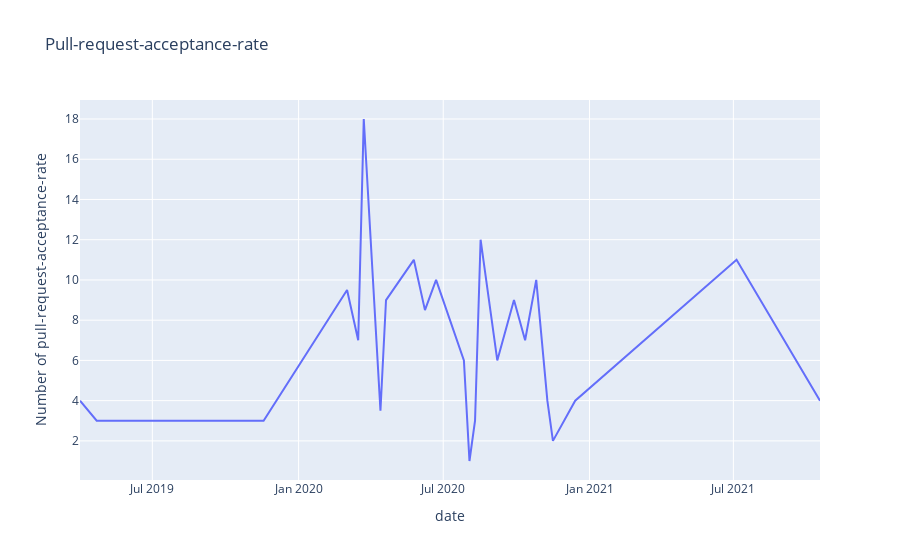

Notebook source saved alongside this figure:
### Code cell
plt.style.use('seaborn')
import plotly.express as px
r=request(url='http://augur.chaoss.io/api/unstable/repos/25440/pull-request-acceptance-rate', method='get')
e = r.json()
df=pd.DataFrame(e)
fig = px.line(df, x='date', y = 'rate',title="Pull-request-acceptance-rate")
fig.update_xaxes(title_text="date")
fig.update_yaxes(title_text="Number of pull-request-acceptance-rate")

### Figure 1 — Plotly figure (JSON) as saved in the notebook; plotly's stock layout.template omitted (floating-point values rounded to 4 significant figures)
{"data": [{"hovertemplate": "date=%{x}<br>rate=%{y}<extra></extra>", "legendgroup": "", "line": {"color": "#636efa", "dash": "solid"}, "marker": {"symbol": "circle"}, "mode": "lines", "name": "", "orientation": "v", "showlegend": false, "type": "scatter", "x": ["2019-04-01T00:00:00.000Z", "2019-04-22T00:00:00.000Z", "2019-11-18T00:00:00.000Z", "2020-03-02T00:00:00.000Z", "2020-03-16T00:00:00.000Z", "2020-03-23T00:00:00.000Z", "2020-04-13T00:00:00.000Z", "2020-04-20T00:00:00.000Z", "2020-05-25T00:00:00.000Z", "2020-06-08T00:00:00.000Z", "2020-06-22T00:00:00.000Z", "2020-07-27T00:00:00.000Z", "2020-08-03T00:00:00.000Z", "2020-08-10T00:00:00.000Z", "2020-08-17T00:00:00.000Z", "2020-09-07T00:00:00.000Z", "2020-09-28T00:00:00.000Z", "2020-10-12T00:00:00.000Z", "2020-10-26T00:00:00.000Z", "2020-11-09T00:00:00.000Z", "2020-11-16T00:00:00.000Z", "2020-12-14T00:00:00.000Z", "2021-07-05T00:00:00.000Z", "2021-10-18T00:00:00.000Z"], "xaxis": "x", "y": [4, 3, 3, 9.5, 7, 18, 3.5, 9, 11, 8.5, 10, 6, 1, 3, 12, 6, 9, 7, 10, 4, 2, 4, 11, 4], "yaxis": "y"}], "layout": {"legend": {"tracegroupgap": 0}, "title": {"text": "Pull-request-acceptance-rate"}, "xaxis": {"anchor": "y", "domain": [0, 1], "title": {"text": "date"}}, "yaxis": {"anchor": "x", "domain": [0, 1], "title": {"text": "Number of pull-request-acceptance-rate"}}}}
